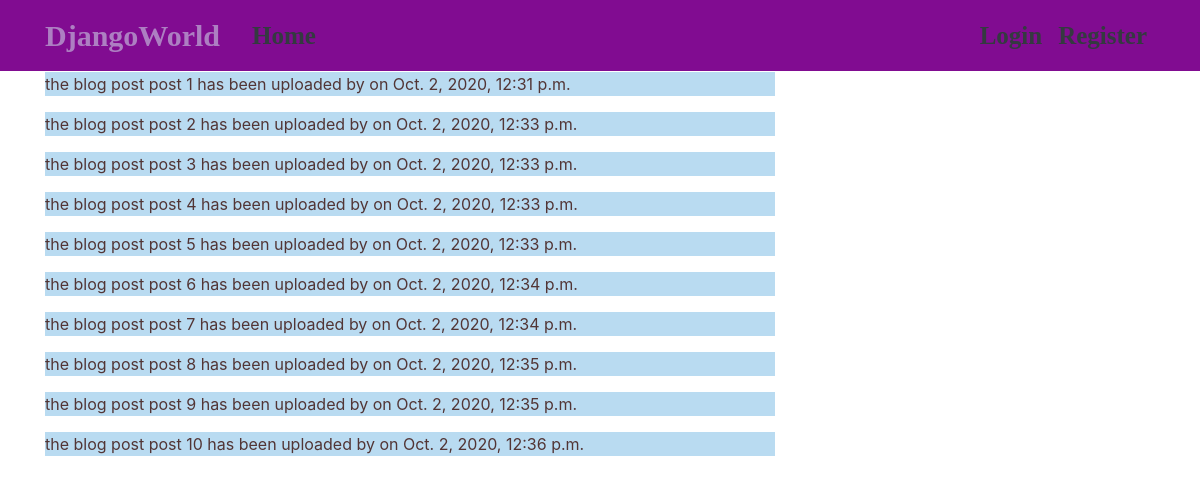
The page /about/ on the database its author committed.
### blog/models.py (models this page shows, shortened)
class Post(models.Model):
    title = models.CharField(max_length= 100)
    contents = models.TextField()
    date_posted = models.DateTimeField(default= timezone.now)
    author = models.ForeignKey(User, on_delete = models.CASCADE)

### blog/views.py (the view)
# urls.py: path('about/', views.about, name='blog-about'),
def about(request):
    context ={
        'posts':Post.objects.all()
    }
    return render(request, 'blog/about.html', context)

### blog/templates/blog/about.html
{% extends "blog/base.html" %}
{% block content %}
{% for i in posts %}
<div class="about_page">
    <p>the blog post {{i.title}} has been uploaded by {{i.authour}} on {{i.date_posted}} </p>
</div>
{% endfor %}
{% endblock content %}

### blog/static/blog/main.css (style rules this page uses)
body { background: #fafafa; color: #333333; margin-top: 5rem; }
.about_page { color: #523535; background: #b9dbf1; }

### rows shown on the page
Post: title "post 1", date_posted "Oct. 2, 2020, 12:31 p.m."
Post: title "post 2", date_posted "Oct. 2, 2020, 12:33 p.m."
Post: title "post 3", date_posted "Oct. 2, 2020, 12:33 p.m."
Post: title "post 4", date_posted "Oct. 2, 2020, 12:33 p.m."
Post: title "post 5", date_posted "Oct. 2, 2020, 12:33 p.m."
Post: title "post 6", date_posted "Oct. 2, 2020, 12:34 p.m."
Post: title "post 7", date_posted "Oct. 2, 2020, 12:34 p.m."
Post: title "post 8", date_posted "Oct. 2, 2020, 12:35 p.m."
Post: title "post 9", date_posted "Oct. 2, 2020, 12:35 p.m."
Post: title "post 10", date_posted "Oct. 2, 2020, 12:36 p.m."
